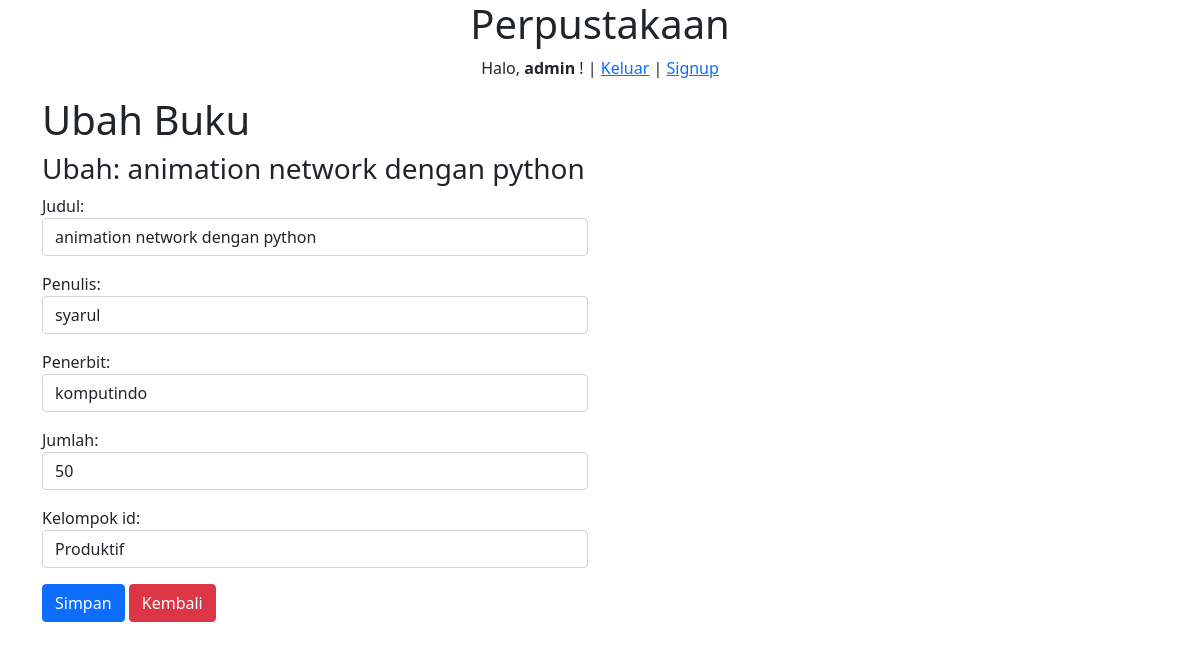
Screenshot of /buku/ubah/18 (signed in) with the database file from the repository.
### perpustakaan/models.py (models this page shows, shortened)
class Buku(models.Model):
    judul       = models.CharField(max_length=50)
    penulis     = models.CharField(max_length=40)
    penerbit    = models.CharField(max_length=40)
    jumlah      = models.IntegerField(null=True)
    kelompok_id = models.ForeignKey(Kelompok, on_delete=models.CASCADE, null=True)

### perpustakaan/views.py (the view)
# urls.py: path('buku/ubah/<int:id_buku>', views.ubah_buku, name='ubah_buku'),
@login_required(login_url=settings.LOGIN_URL)
def ubah_buku(request, id_buku):
    buku = Buku.objects.get(id=id_buku)
    template = 'perpustakaan/ubah-buku.html'
    if request.POST:
        form = FormBuku(request.POST, instance=buku)
        if form.is_valid():
            form.save()
            messages.success(request, "Data Berhasil diperbaharui!")
            return redirect('ubah_buku', id_buku=id_buku)
    else:
        form = FormBuku(instance=buku)
        konteks = {
            'form':form,
            'buku':buku,
        }
        return render(request, template, konteks)

### perpustakaan/forms.py
class FormBuku(ModelForm):
    class Meta:
        model   = Buku
        fields  ='__all__'
        widgets ={
            'judul'         : forms.TextInput({'class':'form-control'}),
            'penulis'       : forms.TextInput({'class':'form-control'}),
            'penerbit'      : forms.TextInput({'class':'form-control'}),
            'jumlah'        : forms.NumberInput({'class':'form-control'}),
            'kelompok_id'   : forms.Select({'class':'form-control'}),
         }

### perpustakaan/models.py (called while the page is built)
    def __str__(self):
        return self.nama

### perpustakaan/templates/perpustakaan/ubah-buku.html (shortened to what this page needs)
{% extends "base.html" %}
{% block contents %}
<div class="container">
    <div class="row">
        <div class="col">
            <h1>Ubah Buku</h1>
        </div>
    </div>
    <div class="row">
        <div class="col-md-6">
            <h3>Ubah: {{buku.judul}}</h3>
            <form action=" {% url 'ubah_buku' buku.id %} " method="post">
            {{form.as_p}}
            <button class="btn btn-primary"> Simpan </button>
            <a href=" {% url 'buku' %}" class="btn btn-danger">Kembali</a>
            </form>
        </div>
        </div>
    </div>
{% endblock contents %}

### templates/judul.html
<center>
    <h1>Perpustakaan</h1>
    {% if user.is_authenticated %}
        <p> Halo, <strong>{{user}}</strong> ! | <a href=" {% url 'keluar' %} ">Keluar</a> | <a href=" {% url 'signup' %} ">Signup</a> </p>
    {% endif %}
</center>

### static/css/style.css (style rules this page uses)
@media (min-width: 1200px) { .container { max-width: 1140px; } }

### rows the page displays
Buku: judul "animation network dengan python", penulis "syarul", penerbit "komputindo", jumlah "50", kelompok_id "Produktif"

### other values shown
{{ user }} "admin"
